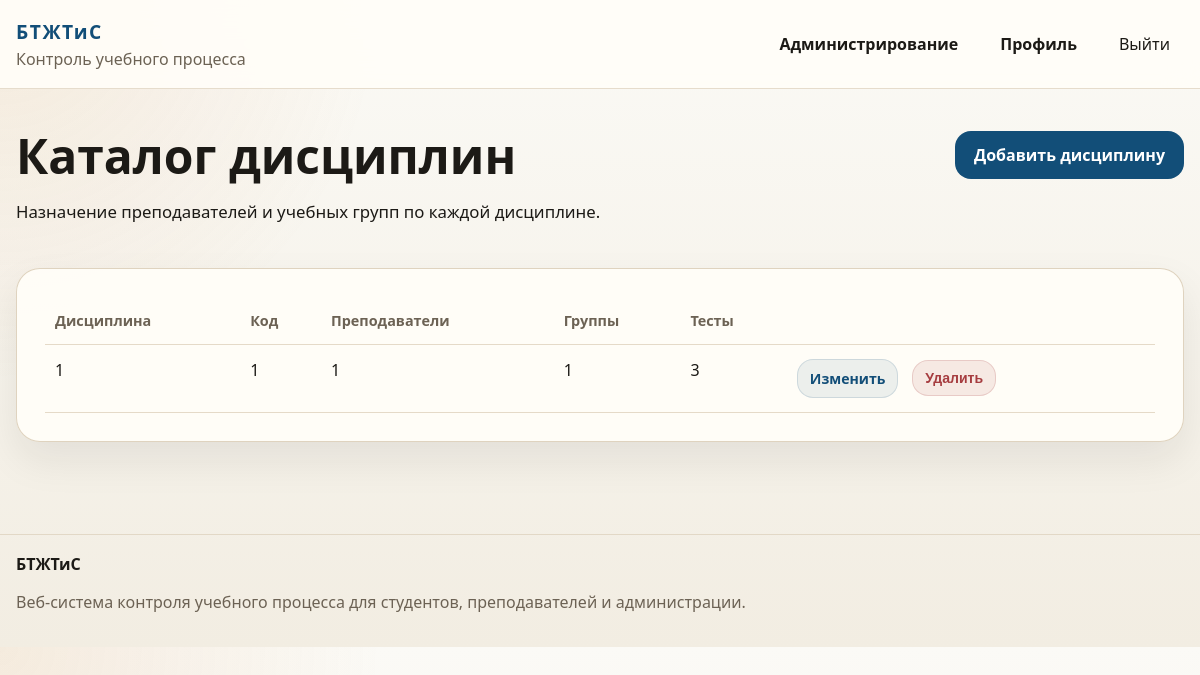
The page /admin-panel/disciplines/ (signed in) on the database its author committed.
### education/models.py (models this page shows, shortened)
class Discipline(models.Model):
    name = models.CharField("Дисциплина", max_length=120, unique=True)
    code = models.CharField("Код", max_length=20, blank=True)
    description = models.TextField("Описание", blank=True)
    teachers = models.ManyToManyField(
        settings.AUTH_USER_MODEL,
        related_name="disciplines_taught",
        blank=True,
        limit_choices_to={"role": ROLE_TEACHER},
        verbose_name="Преподаватели",
    )
    groups = models.ManyToManyField(
        AcademicGroup,
        related_name="disciplines",
        blank=True,
        verbose_name="Учебные группы",
    )
    class Meta:
        ordering = ["name"]
        verbose_name = "Дисциплина"
        verbose_name_plural = "Дисциплины"

### education/views.py (the view)
# urls.py: path("admin-panel/disciplines/", views.discipline_list, name="discipline_list"),
@role_required(User.Role.ADMINISTRATOR)
def discipline_list(request):
    disciplines = Discipline.objects.annotate(
        tests_total=Count("tests", distinct=True),
        teachers_total=Count("teachers", distinct=True),
        groups_total=Count("groups", distinct=True),
    )
    return render(request, "education/discipline_list.html", {"disciplines": disciplines})

### education/models.py (called while the page is built)
    @property
    def is_administrator(self):
        return self.role == self.Role.ADMINISTRATOR or self.is_superuser

### education/utils.py (called while the page is built)
def role_required(*roles):
    def decorator(view_func):
        @wraps(view_func)
        def _wrapped_view(request, *args, **kwargs):
            if not request.user.is_authenticated:
                return redirect("login")
            if request.user.is_superuser or request.user.role in roles:
                return view_func(request, *args, **kwargs)
            messages.error(request, "У вас нет доступа к данному разделу.")
            return redirect(dashboard_url_for(request.user))
        return _wrapped_view
    return decorator

### templates/education/discipline_list.html (shortened to what this page needs)
{% extends "base.html" %}
{% block content %}
<section class="section">
    <div class="container">
        <div class="page-head page-head-inline">
            <div>
                <h1>Каталог дисциплин</h1>
                <p>Назначение преподавателей и учебных групп по каждой дисциплине.</p>
            </div>
            <div class="head-actions">
                <a class="btn btn-primary" href="{% url 'education:discipline_create' %}">Добавить дисциплину</a>
            </div>
        </div>
        <section class="panel">
            <div class="table-wrap">
                <table class="data-table">
                    <thead>
                        <tr>
                            <th>Дисциплина</th>
                            <th>Код</th>
                            <th>Преподаватели</th>
                            <th>Группы</th>
                            <th>Тесты</th>
                            <th></th>
                        </tr>
                    </thead>
                    <tbody>
                        {% for discipline in disciplines %}
                            <tr>
                                <td>{{ discipline.name }}</td>
                                <td>{{ discipline.code|default:"-" }}</td>
                                <td>{{ discipline.teachers_total }}</td>
                                <td>{{ discipline.groups_total }}</td>
                                <td>{{ discipline.tests_total }}</td>
                                <td class="actions-cell">
                                    <a class="btn btn-secondary btn-small" href="{% url 'education:discipline_edit' discipline.pk %}">Изменить</a>
                                    <form method="post" action="{% url 'education:discipline_delete' discipline.pk %}" class="inline-form">
                                        <button type="submit" class="btn btn-danger btn-small" onclick="return confirm('Удалить дисциплину?');">
                                            Удалить
                                        </button>
                                    </form>
                                </td>
                            </tr>
                        {% empty %}
                            <tr>
                                <td colspan="6">Дисциплины пока не созданы.</td>
                            </tr>
                        {% endfor %}
                    </tbody>
                </table>
            </div>
        </section>
    </div>
</section>
{% endblock %}

### static/education/css/styles.css (style rules this page uses)
:root { --bg: #f6f4ee; --surface: #fffdf8; --surface-alt: #efe8d9; --border: #dccfb9; --text: #1c1a16; --muted: #6c6254; --primary: #124e78; --primary-dark: #0d3958; --accent: #cb7c2f; --danger: #a63d40; --success: #216869; --shadow: 0 18px 40px rgba(28, 26, 22, 0.08); --radius: 24px; }
*, *::before, *::after { box-sizing: border-box; }
body { margin: 0; font-family: "Segoe UI", Tahoma, Geneva, Verdana, sans-serif; background: radial-gradient(circle at top left, rgba(203, 124, 47, 0.12), transparent 28%), linear-gradient(180deg, #fbfaf6 0%, #f2ede2 100%); color: var(--text); }
a { color: inherit; text-decoration: none; }
.container { width: min(1180px, calc(100% - 32px)); margin: 0 auto; }
.header-inner, .footer-inner, .page-head-inline, .head-actions, .main-nav, .hero-actions, .hero-note, .quick-links, .test-meta, .test-actions, .filters-row, .filters-actions, .actions-cell, .checkbox-line, .form-actions, .log-item, .answer-row { display: flex; align-items: center; gap: 14px; }
.section, .hero { padding: 42px 0; }
.hero h1, .page-head h1 { margin: 0 0 12px; font-size: clamp(2rem, 4vw, 3.6rem); line-height: 1.05; }
.hero-text, .page-head p { font-size: 1.05rem; line-height: 1.7; max-width: 760px; }
.hero-panel, .panel, .feature-card, .mini-stat, .stat-card, .details-card { background: rgba(255, 253, 248, 0.94); border: 1px solid rgba(220, 207, 185, 0.9); border-radius: var(--radius); box-shadow: var(--shadow); }
.hero-panel, .panel { padding: 28px; }
.btn { display: inline-flex; justify-content: center; align-items: center; gap: 8px; padding: 12px 18px; border-radius: 16px; border: 1px solid transparent; font-weight: 700; cursor: pointer; transition: transform 0.2s ease, box-shadow 0.2s ease, background 0.2s ease; }
.btn-primary { background: var(--primary); color: #fff; }
.btn-secondary { background: rgba(18, 78, 120, 0.08); color: var(--primary); border-color: rgba(18, 78, 120, 0.14); }
.btn-danger { background: rgba(166, 61, 64, 0.1); color: var(--danger); border-color: rgba(166, 61, 64, 0.18); }
.btn-small { padding: 9px 12px; font-size: 0.88rem; }
.page-head { margin-bottom: 24px; }
.page-head-inline { justify-content: space-between; align-items: flex-start; }
.table-wrap { overflow-x: auto; }
.data-table { width: 100%; border-collapse: collapse; }
.data-table th, .data-table td { padding: 14px 10px; border-bottom: 1px solid rgba(220, 207, 185, 0.75); text-align: left; vertical-align: top; }
.data-table th { color: var(--muted); font-size: 0.9rem; font-weight: 700; }
.actions-cell { flex-wrap: wrap; }
.inline-form, .danger-zone { display: inline-flex; }

### rows shown on the page
Discipline: name "1", code "1", teachers_total "1", groups_total "1", tests_total "3"
